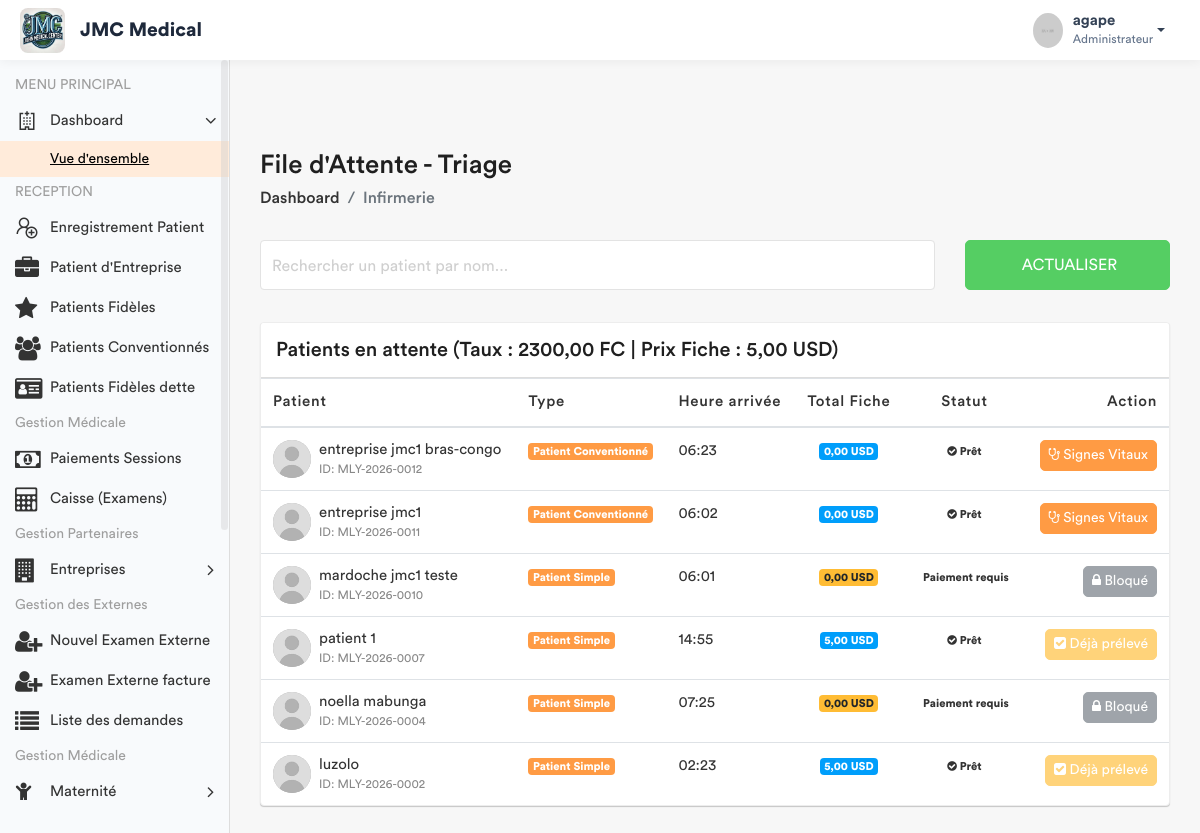
The app's page /infirmerie/attente/ (signed in), older data.
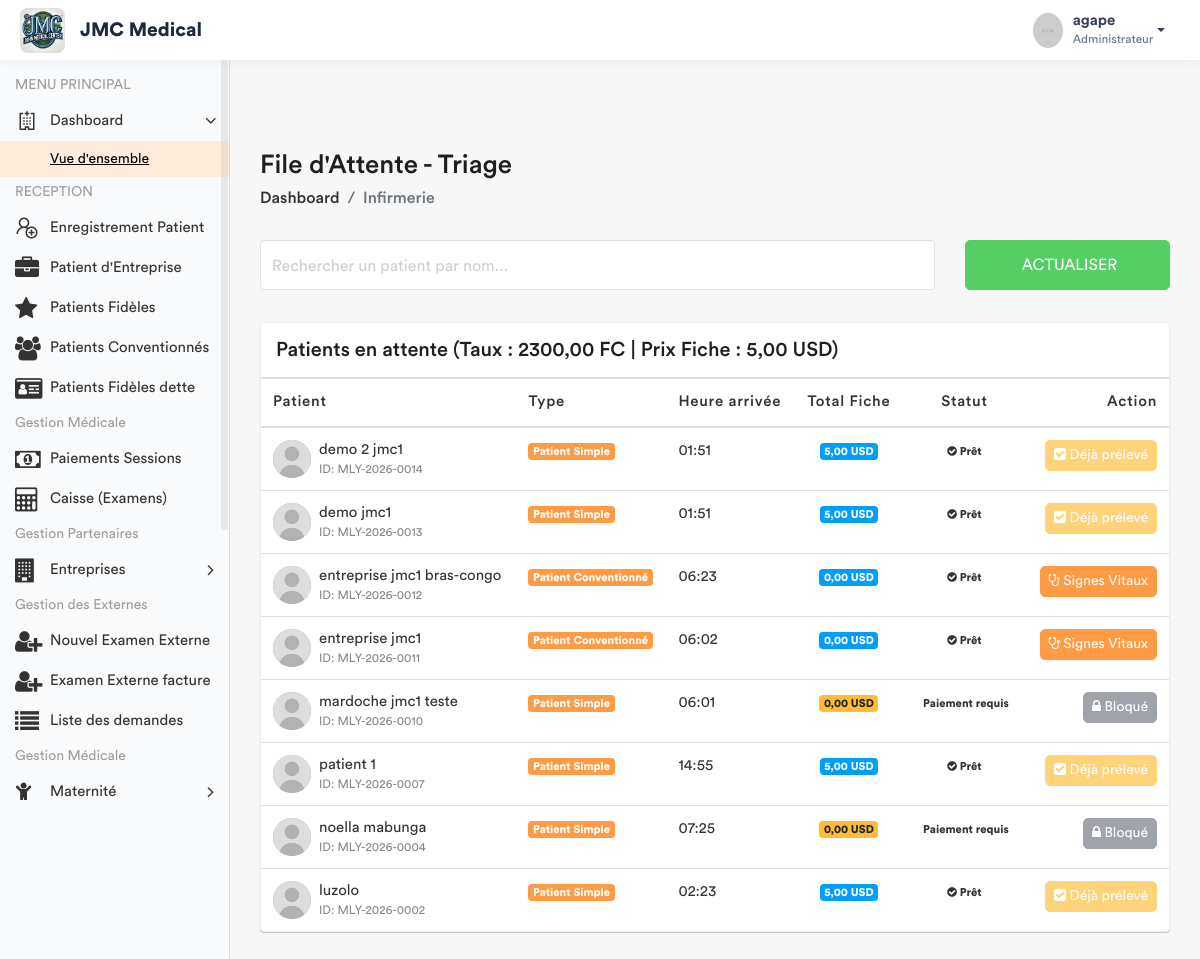
The same page, newer data.
### app/models.py (models this page shows, shortened)
class Patient(models.Model):
    TYPE_CHOICES = [
        ('SIMPLE', 'Patient Simple'),
        ('FIDELE', 'Patient Fidèle'),
        ('CONVENTIONNE', 'Patient Conventionné'),
    ]
    code_patient = models.CharField(max_length=20, unique=True, editable=False)
    noms = models.CharField(max_length=100)
    service = models.ForeignKey('Service', on_delete=models.PROTECT, related_name='patients', null=True)
    sexe = models.CharField(max_length=1, choices=[('M', 'Masculin'), ('F', 'Féminin')])
    age = models.CharField(max_length=30)
    adresse = models.TextField()
    telephone = models.CharField(max_length=20)
    hopital = models.ForeignKey(Hopital , on_delete=models.SET_NULL , related_name= 'patient_hopital', null = True)
    type_patient = models.CharField(max_length=15, choices=TYPE_CHOICES, default='SIMPLE')
    a_carte_fidelite = models.BooleanField(default=False, verbose_name="Possède carte de fidélité")
    entreprise = models.ForeignKey(
        'Entreprise',
        on_delete=models.SET_NULL,
        null=True,
        blank=True,
        related_name='patients',
        verbose_name="Entreprise (si conventionné)"
    )
    fiche_payee = models.BooleanField(default=False)
    created_by = models.ForeignKey(User, on_delete=models.SET_NULL, null=True, related_name='patients_crees')
    date_creation = models.DateTimeField(auto_now_add=True)
    date_modification = models.DateTimeField(auto_now=True)

### app/views.py (the view)
# urls.py: path('infirmerie/attente/', views.liste_attente_triage, name='liste_attente_triage'),
@login_required
def liste_attente_triage(request):
    taux = ConfigurationHopital.get_taux()
    role = Fonction.objects.select_related('hopital', 'fonctionKey').filter(userKey=request.user).first()
    hopital_user = role.hopital if role else None
    if not hopital_user:
        messages.error(request, "Votre compte n'est rattaché à aucun hôpital.")
        return redirect('enregistrement_patient')
    prestation_fiche = Prestation.objects.filter(
        categorie='ADM',
        libelle__icontains='Fiche',
        hopital=hopital_user
    ).first()
    prix_fiche_usd = prestation_fiche.prix if prestation_fiche else Decimal('6.00')
    patients_liste = Patient.objects.filter(hopital=hopital_user).order_by('-date_creation')
    for patient in patients_liste:
        if patient.type_patient != 'SIMPLE':
            patient.a_solde_fiche = True
            patient.total_fiche_usd = Decimal('0.00')
            patient.doit_payer_fiche = False
        else:
            patient.doit_payer_fiche = True
            paiements = Paiement.objects.filter(patient=patient, service='FICHE', hopital=hopital_user)
            total_paye_usd = sum([
                p.montant_verse if p.devise == 'USD' else (p.montant_verse / taux)
                for p in paiements
            ], Decimal('0.00'))
            patient.total_fiche_usd = total_paye_usd
            patient.a_solde_fiche = total_paye_usd >= prix_fiche_usd
        patient.a_signes_vitaux_deja_pris = SigneVital.objects.filter(patient=patient).exists()
    fonctionKey = role.fonctionKey.roleName if (role and role.fonctionKey) else None
    return render(request, 'back-end/infirmerie/liste_attente.html', {
        'patients': patients_liste,
        'taux': taux,
        'prix_fiche': prix_fiche_usd,
        'fonctionKey': fonctionKey
    })

### app/models.py (called while the page is built)
    @classmethod
    def get_taux(cls):
        config = cls.objects.first()
        if config:
            return config.taux_usd_en_cdf
        return Decimal('2500.00')

### app/templates/back-end/infirmerie/liste_attente.html (shortened to what the changed rows need)
<!DOCTYPE html>
{% load static %}
<html lang="fr">
    <head>
        {% include 'back-end/includes/css.html' %}
    </head>
    <body>
        <div class="main-wrapper">
            <div class="page-wrapper">
                <div class="content container-fluid">
                    <div class="card card-table mt-3">
                        <div class="card-body">
                            <div class="table-responsive">
                                <table class="table table-hover table-center mb-0" id="patientTable">
                                    <thead>
                                        <tr>
                                            <th>Patient</th>
                                            <th>Type</th>
                                            <th>Heure arrivée</th>
                                            <th class="text-center">Total Fiche</th>
                                            <th class="text-center">Statut</th>
                                            <th class="text-right">Action</th>
                                        </tr>
                                    </thead>
                                    <tbody>
                                        {% for patient in patients %}
                                        <tr>
                                            <td>
                                                <h2 class="table-avatar">
                                                    <a href="#" class="avatar avatar-sm mr-2">
                                                        <img class="avatar-img rounded-circle" src="{% static 'back-end/assets/img/user.jpg' %}" alt="User">
                                                    </a>
                                                    <a href="#">{{ patient.noms }} <span>ID: {{ patient.code_patient }}</span></a>
                                                </h2>
                                            </td>
                                            <td><span class="badge badge-primary">{{ patient.get_type_patient_display }}</span></td>
                                            <td>{{ patient.date_creation|date:"H:i" }}</td>
                                            <td class="text-center">
                                                <span class="badge {% if patient.a_solde_fiche %}badge-info{% else %}badge-warning{% endif %}">
                                                    {{ patient.total_fiche_usd|floatformat:2 }} USD
                                                </span>
                                            </td>
                                            <td class="text-center">
                                                {% if patient.a_solde_fiche %}
                                                    <span class="badge badge-success-border"><i class="fa fa-check-circle"></i> Prêt</span>
                                                {% else %}
                                                    <span class="badge badge-danger-border"> Paiement requis</span>
                                                {% endif %}
                                            </td>
                                            <td class="text-right">
                                                {% if not patient.a_solde_fiche and patient.doit_payer_fiche %}
                                                    <button class="btn btn-secondary btn-sm" disabled title="Le patient doit solder {{ prix_fiche }} USD">
                                                        <i class="fa fa-lock"></i> Bloqué
                                                    </button>
                                                {% elif patient.a_signes_vitaux_deja_pris %}
                                                    <button class="btn btn-warning btn-sm" disabled>
                                                        <i class="fa fa-check-square"></i> Déjà prélevé
                                                    </button>
                                                {% else %}
                                                    <a href="{% url 'saisir_signes' patient.id %}" class="btn btn-primary btn-sm">
                                                        <i class="fa fa-stethoscope"></i> Signes Vitaux
                                                    </a>
                                                {% endif %}
                                            </td>
                                        </tr>
                                        {% empty %}
                                        <tr>
                                            <td colspan="6" class="text-center py-4">Aucun patient en attente.</td>
                                        </tr>
                                        {% endfor %}
                                    </tbody>
                                </table>
                            </div>
                        </div>
                    </div>
                </div>
            </div>
        </div>
    </body>
</html>

Row changes from the older to the newer data that the page shows:
added Patient: noms "demo 2 jmc1", code_patient "MLY-2026-0014", type_patient "Patient Simple", date_creation "01:51", total_fiche_usd "5,00", shows "Prêt", shows "Déjà prélevé"
added Patient: noms "demo jmc1", code_patient "MLY-2026-0013", type_patient "Patient Simple", date_creation "01:51", total_fiche_usd "5,00", shows "Prêt", shows "Déjà prélevé"
